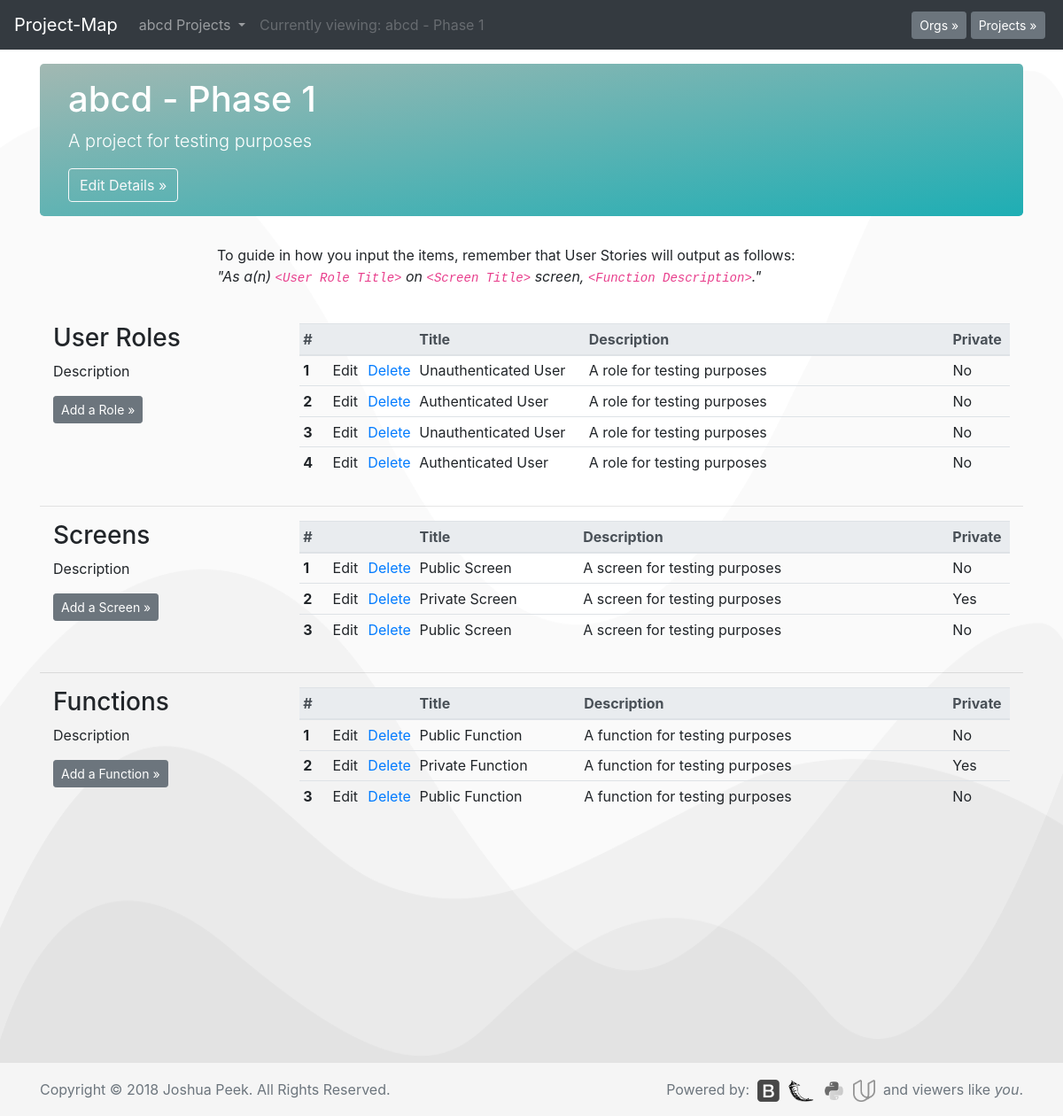
The page /1/1/ on the database as committed earlier.
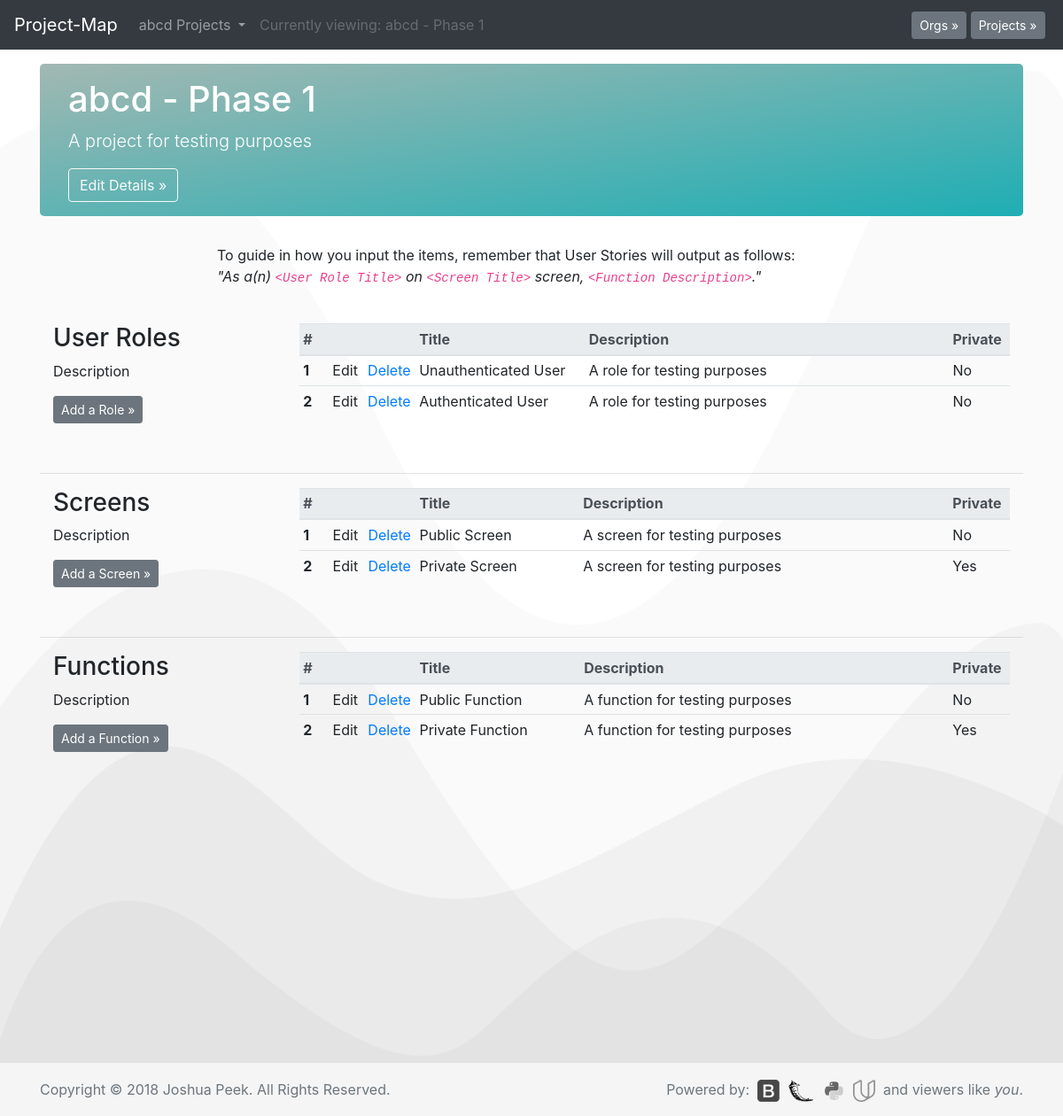
The same page on the database as committed later.
### database_setup.py (models this page shows, shortened)
class Org(Base):
    __tablename__ = 'org'
    id = Column(Integer, primary_key=True)
    title = Column(String(250), nullable=False)
    description = Column(String(500))

class Project(Base):
    __tablename__ = 'project'
    id = Column(Integer, primary_key=True)
    title = Column(String(250), nullable=False)
    description = Column(String(500))
    stage = Column(String(100))
    org_id = Column(Integer, ForeignKey('org.id'))
    org = relationship(Org)

class Role(Base):
    __tablename__ = 'role'
    id = Column(Integer, primary_key=True)
    title = Column(String(250), nullable=False)
    description = Column(String(500))
    authRequired = Column(String(5))
    org_id = Column(Integer, ForeignKey('org.id'))
    org = relationship(Org)
    project_id = Column(Integer, ForeignKey('project.id'))
    project = relationship(Project)

class Screen(Base):
    __tablename__ = 'screen'
    id = Column(Integer, primary_key=True)
    title = Column(String(250), nullable=False)
    description = Column(String(500))
    authRequired = Column(String(5))
    roles = Column(String(500))
    org_id = Column(Integer, ForeignKey('org.id'))
    org = relationship(Org)
    project_id = Column(Integer, ForeignKey('project.id'))
    project = relationship(Project)

class Function(Base):
    __tablename__ = 'function'
    id = Column(Integer, primary_key=True)
    title = Column(String(250), nullable=False)
    description = Column(String(500))
    authRequired = Column(String(5))
    roles = Column(String(500))
    screens = Column(String(500))
    org_id = Column(Integer, ForeignKey('org.id'))
    org = relationship(Org)
    project_id = Column(Integer, ForeignKey('project.id'))
    project = relationship(Project)

### app.py (the view)
@app.route('/<int:org_id>/<int:project_id>/')
def projectPage(org_id, project_id):
    allorgs = session.query(Org).all()
    allprojects = session.query(Project).all()
    org = session.query(Org).filter_by(id=org_id).one()
    project = session.query(Project).filter_by(id=project_id).one()
    projects = session.query(Project).filter_by(org_id=org.id).all()
    roles = session.query(Role).filter_by(project_id=project.id).all()
    screens = session.query(Screen).filter_by(project_id=project.id).all()
    fgs = session.query(Functgroup).filter_by(project_id=project.id).all()
    functions = session.query(Function).filter_by(project_id=project.id).all()
    return render_template('project.html', org=org,
                           project=project, roles=roles,
                           screens=screens, fgs=fgs,
                           functions=functions, projects=projects,
                           allorgs=allorgs, allprojects=allprojects)

### templates/project.html (shortened to what this page needs)
<!doctype html>
<html lang="en">
  {% include "header.html" %}
  <body>
    <nav class="navbar navbar-expand-md navbar-dark fixed-top bg-dark">
      <a class="navbar-brand" href="/">Project-Map</a>
      <div class="collapse navbar-collapse" id="navbarCollapse">
        <ul class="navbar-nav mr-auto">
          <li class="nav-item dropdown">
            <a class="nav-link dropdown-toggle" href="#" id="navbarDropdown" role="button" data-toggle="dropdown" aria-haspopup="true" aria-expanded="false">
              {{org.title}} Projects
            </a>
          </li>
          <li class="nav-item">
            <span class="nav-link disabled">Currently viewing: {{org.title}} - {{project.title}}</span>
          </li>
        </ul>
        <button type="button" class="btn btn-secondary btn-sm my-2 my-sm-0" data-toggle="modal" data-target="#org-select">Orgs &raquo;</button>&nbsp;
        <button type="button" class="btn btn-secondary btn-sm my-2 my-sm-0" data-toggle="modal" data-target="#project-select">Projects &raquo;</button>&nbsp;
      </div>
    </nav>
    <main role="main" class="container">
      <div class="jumbotron" style="padding:1rem 2rem;">
        <h1>{{org.title}} - {{project.title}}</h1>
        <p class="lead">{{project.description}}</p>
        <button type="button" class="btn btn-md btn btn-outline-light" data-toggle="modal" data-target="#edit-project-details">Edit Details &raquo;</button>
      </div>
<div class="container">
  <div class="row">
    <div class="col-md-8 mb-4 mx-auto">
      <p>
        To guide in how you input the items, remember that User Stories will output as follows:<br>
        <i>"As a(n) <code>&lt;User Role Title&gt;</code> on <code>&lt;Screen Title&gt;</code> screen, <code>&lt;Function Description&gt;</code>."</i>
      </p>
    </div>
  </div>
</div>
      <div class="container">
        <div class="row">
          <div class="col-md-3">
            <h3>User Roles</h3>
              <p>Description</p>
              <form action="{{url_for('newRole', project_id = project.id)}}">
                <p><button type="submit" class="btn btn-secondary btn-sm">Add a Role &raquo;</button></p>
              </form>
              <br>
          </div>
          <div class="col-md-9">
            <table class="table table-responsive table-sm table-hover" width="100%">
              <thead class="thead-light">
                <tr>
                  <th scope="col" width="35px">#</th>
                  <th scope="col" width="40px"></th>
                  <th scope="col" width="40px"></th>
                  <th scope="col" width="200px">Title</th>
                  <th scope="col" width="457px">Description</th>
                  <th scope="col" width="70px">Private</th>
                </tr>
              </thead>
              <tbody>
                {% for i in roles %}
                <tr>
                  <th scope="row">{{loop.index}}</th>
                  <td>Edit</td>
                  <td><a href="{{url_for('delRole', role_id = i.id)}}">Delete</a></td>
                  <td>{{i.title}}</td>
                  <td>{{i.description}}</td>
                  <td>{{i.authRequired}}</td>
                </tr>
                {% endfor %}
              </tbody>
            </table>
          </div>
        </div>
      </div>
      <hr>
      <div class="container">
        <div class="row">
          <div class="col-md-3">
            <h3>Screens</h3>
            <p>Description</p>
              <form action="{{url_for('newScreen', project_id = project.id)}}">
                <p><button type="submit" class="btn btn-secondary btn-sm">Add a Screen &raquo;</button></p>
              </form>
              <br>
          </div>
          <div class="col-md-9">
            <table class="table table-responsive table-sm table-hover" width="100%">
              <thead class="thead-light">
                <tr>
                  <th scope="col" width="35px">#</th>
                  <th scope="col" width="40px"></th>
                  <th scope="col" width="40px"></th>
                  <th scope="col" width="200px">Title</th>
                  <th scope="col" width="457px">Description</th>
                  <th scope="col" width="70px">Private</th>
                </tr>
              </thead>
              <tbody>
                {% for i in screens %}
                <tr>
                  <th scope="row">{{loop.index}}</th>
                  <td>Edit</td>
                  <td><a href="{{url_for('delScreen', screen_id = i.id)}}">Delete</a></td>
                  <td>{{i.title}}</td>
                  <td>{{i.description}}</td>
                  <td>{{i.authRequired}}</td>
                </tr>
                {% endfor %}
              </tbody>
            </table>
          </div>
        </div>
      </div>
        <hr>
      <div class="container">
        <div class="row">
          <div class="col-md-3">
            <h3>Functions</h3>
            <p>Description</p>
            <form action="{{url_for('newFunction', project_id = project.id)}}">
              <p><button type="submit" class="btn btn-secondary btn-sm">Add a Function &raquo;</button></p>
            </form>
              <br>
          </div>
          <div class="col-md-9">
            <table class="table table-responsive table-sm table-hover" width="100%">
              <thead class="thead-light">
                <tr>
                  <th scope="col" width="35px">#</th>
                  <th scope="col" width="40px"></th>
                  <th scope="col" width="40px"></th>
                  <th scope="col" width="200px">Title</th>
                  <th scope="col" width="457px">Description</th>
                  <th scope="col" width="70px">Private</th>
                </tr>
              </thead>
              <tbody>
                {% for i in functions %}
                <tr>
                  <th scope="row">{{loop.index}}</th>
                  <td>Edit</td>
                  <td><a href="{{url_for('delFunction', function_id=i.id)}}">Delete</a></td>
                  <td>{{i.title}}</td>
                  <td>{{i.description}}</td>
                  <td>{{i.authRequired}}</td>
                </tr>
                {% endfor %}
              </tbody>
            </table>
          </div>
        </div>
      </div>
    </main>
  {% include "footer.html" %}
  </body>
</html>

### templates/header.html (shortened to what this page needs)
<head>
  <link href="../../../../static/styles.css" rel="stylesheet">
</head>

### templates/footer.html (shortened to what this page needs)
<footer class="footer">
  <div class="container">
    <span class="text-muted">Copyright © 2018 Joshua Peek. All Rights Reserved.</span>
    <span style="float:right;">
      <span class="text-muted">Powered by:&nbsp;</span>
      <a href="https://getbootstrap.com/"><img class="grayscale" src="../../../../static/images/bootstrap.png" height="25px"></a>&nbsp;
      <a href="http://flask.pocoo.org/"><img class="grayscale" src="../../../../static/images/flask.png" height="25px"></a>&nbsp;
      <a href="https://www.python.org/"><img class="grayscale" src="../../../../static/images/python.png" height="25px"></a>&nbsp;
      <a href="https://www.udacity.com/"><img class="grayscale" src="../../../../static/images/udacity.png" height="25px"></a>&nbsp;
      <span class="text-muted"> and viewers like <i>you</i>.</span>
    </span>
  </div>
</footer>

Rows that differ between the two databases and show on the page:
removed Role: title "Unauthenticated User", description "A role for testing purposes", authRequired "No"
removed Role: title "Authenticated User", description "A role for testing purposes", authRequired "No"
removed Screen: title "Public Screen", description "A screen for testing purposes", authRequired "No"
removed Function: title "Public Function", description "A function for testing purposes", authRequired "No"
